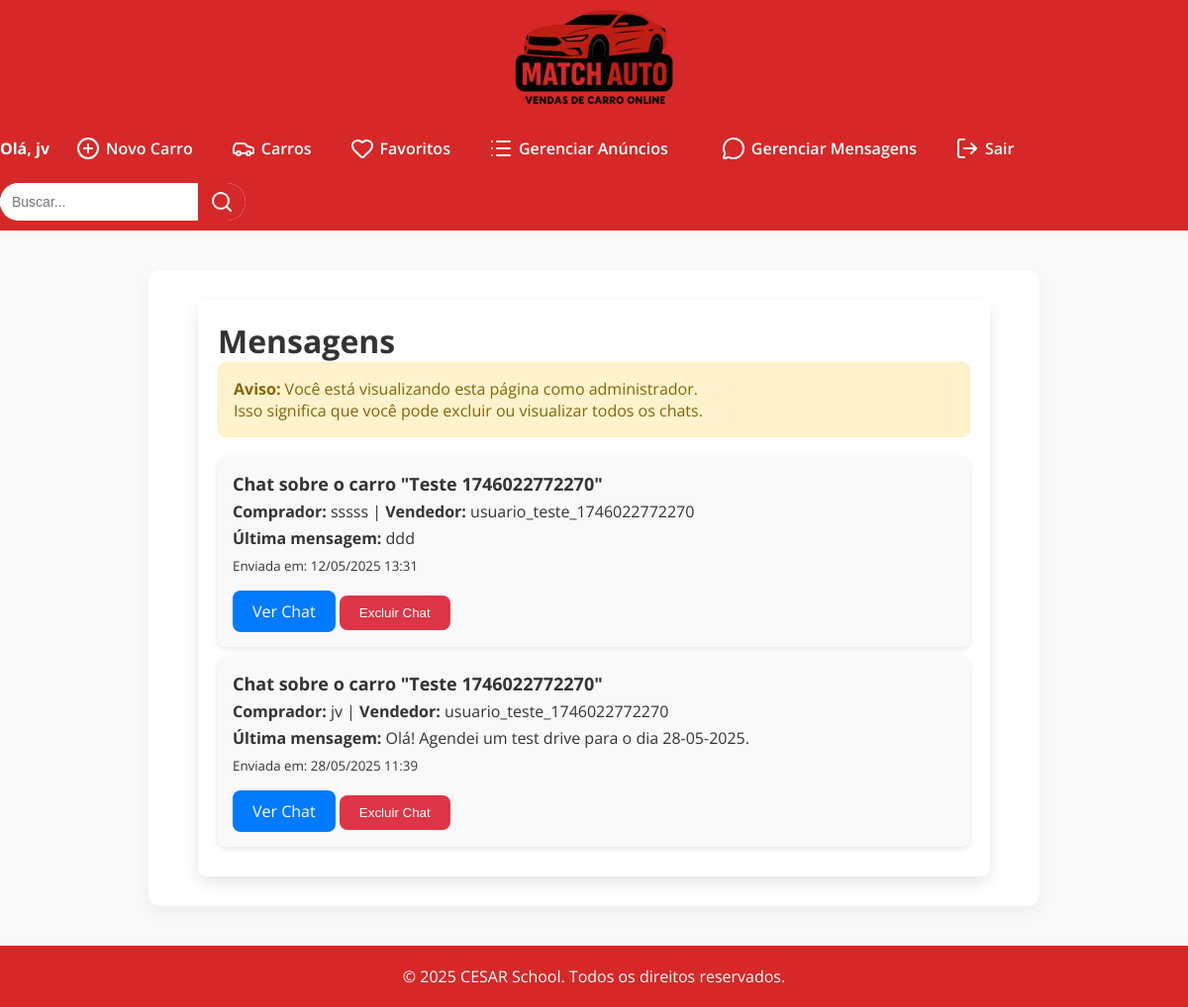
The page /interacoes/mensagens/ (signed in) on the database as committed earlier.
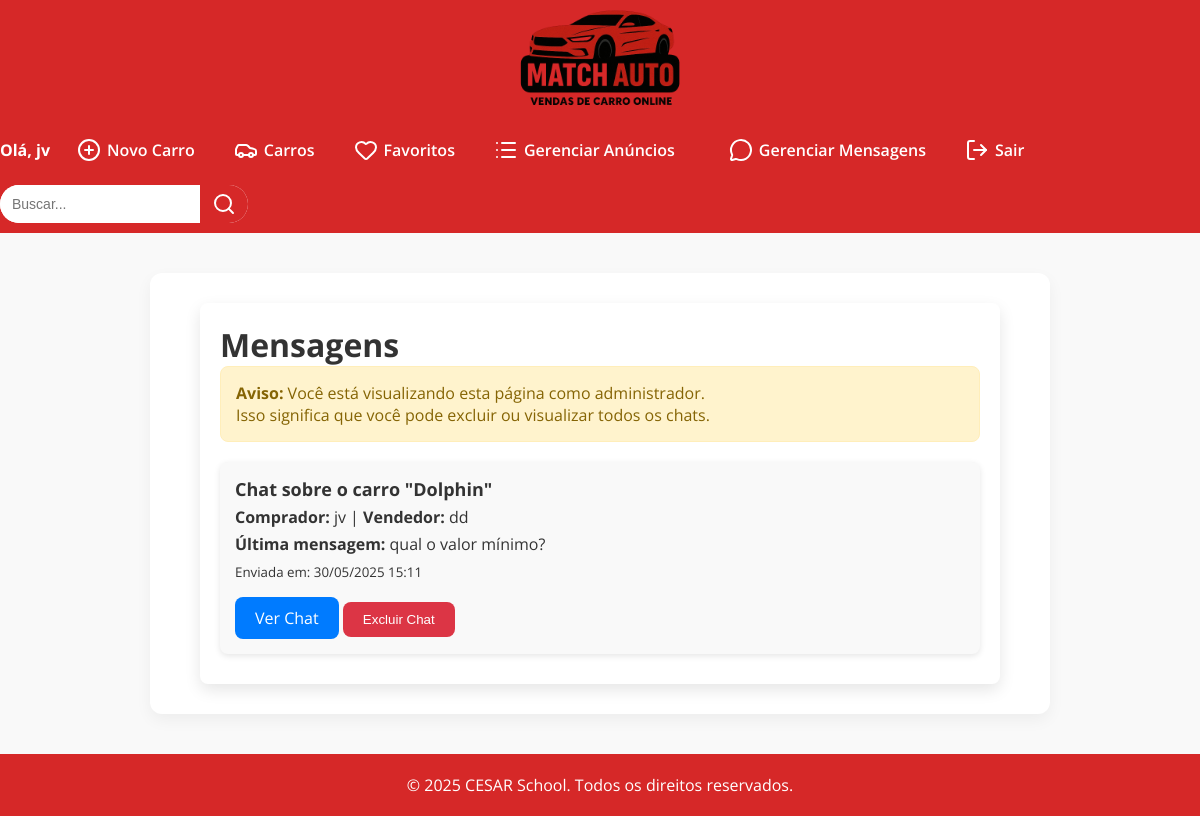
The same page on the database as committed later.
### interacoes/models.py (models this page shows, shortened)
class Chat(models.Model):
    car = models.ForeignKey(Car, related_name='chats', on_delete=models.CASCADE)
    comprador = models.ForeignKey(User, related_name='comprador_chats', on_delete=models.CASCADE)
    vendedor = models.ForeignKey(User, related_name='vendedor_chats', on_delete=models.CASCADE)
    created_at = models.DateTimeField(auto_now_add=True)

class Message(models.Model):
    chat = models.ForeignKey(Chat, related_name='messages', on_delete=models.CASCADE)
    sender = models.ForeignKey(User, related_name='messages_sent', on_delete=models.CASCADE)
    text = models.TextField()
    created_at = models.DateTimeField(auto_now_add=True)

### cars/models.py (models this page shows, shortened)
class Car(models.Model):
    id = models.AutoField(primary_key=True)
    model = models.CharField(max_length=200)
    brand = models.ForeignKey(Brand, on_delete=models.PROTECT, related_name='car_brand')
    factory_year = models.IntegerField(blank = True, null = True)
    model_year = models.IntegerField(blank = True, null = True)
    km = models.IntegerField(blank = True, null = True)
    value = models.FloatField(blank = True, null = True)
    photo = models.ImageField(upload_to='cars/', blank = True, null = True)
    favoritos = models.ManyToManyField(User, related_name='carros_favoritos', blank=True)
    usuario = models.ForeignKey(User, on_delete=models.CASCADE)
    rating = models.DecimalField(max_digits=2, decimal_places=1, default=0)

### interacoes/views.py (the view)
# urls.py: path("mensagens/", views.minhas_mensagens, name="minhas_mensagens"),
@login_required
def minhas_mensagens(request):
    if request.user.is_superuser:
        chats = Chat.objects.all()
    else:
        chats = Chat.objects.filter(comprador=request.user) | Chat.objects.filter(vendedor=request.user)
    chats_com_mensagens = []
    for chat in chats:
        last_message = chat.messages.order_by('-created_at').first()
        chats_com_mensagens.append({
            'chat': chat,
            'last_message': last_message
        })
    return render(request, 'minhas_mensagens.html', {'chats_com_mensagens': chats_com_mensagens})

### interacoes/templates/minhas_mensagens.html (shortened to what this page needs)
{% extends 'base.html' %}
{% block content %}
  <div class="mensagens-container">
    <h1>Mensagens</h1>
    {% if user.is_superuser %}
      <div class="aviso-superuser">
        <p><strong>Aviso:</strong> Você está visualizando esta página como administrador.<br>
        Isso significa que você pode excluir ou visualizar todos os chats.</p>
      </div>
    {% endif %}
    {% if chats_com_mensagens %}
      <div class="chats-list">
        {% for chat_item in chats_com_mensagens %}
          <div class="chat-item">
            <h3>Chat sobre o carro "{{ chat_item.chat.car.model }}"</h3>
            <p><strong>Comprador:</strong> {{ chat_item.chat.comprador.username }} |
               <strong>Vendedor:</strong> {{ chat_item.chat.vendedor.username }}</p>
            <p><strong>Última mensagem:</strong> {{ chat_item.last_message.text }}</p>
            <p><small>Enviada em: {{ chat_item.last_message.created_at|date:"d/m/Y H:i" }}</small></p>
            <a href="{% url 'chat_detail' chat_item.chat.id %}" class="btn-chat">Ver Chat</a>
            {% if user.is_superuser or user == chat_item.chat.comprador or user == chat_item.chat.vendedor %}
              <form action="{% url 'excluir_chat' chat_item.chat.id %}" method="post" style="display:inline;">
                <button type="submit" class="btn-excluir">Excluir Chat</button>
              </form>
            {% endif %}
          </div>
        {% endfor %}
      </div>
    {% else %}
      <p>Você não tem chats.</p>
    {% endif %}
  </div>
{% endblock %}

Rows that differ between the two databases and show on the page:
removed Chat: chat.car.model "Teste 1746022772270", chat.comprador.username "sssss", chat.vendedor.username "usuario_teste_1746022772270", last_message.text "ddd", last_message.created_at "12/05/2025 13:31"
removed Chat: chat.car.model "Teste 1746022772270", chat.comprador.username "jv", chat.vendedor.username "usuario_teste_1746022772270", last_message.text "Olá! Agendei um test drive para o dia 28-05-2025.", last_message.created_at "28/05/2025 11:39"
added Chat: chat.car.model "Dolphin", chat.comprador.username "jv", chat.vendedor.username "dd", last_message.text "qual o valor mínimo?", last_message.created_at "30/05/2025 15:11"
